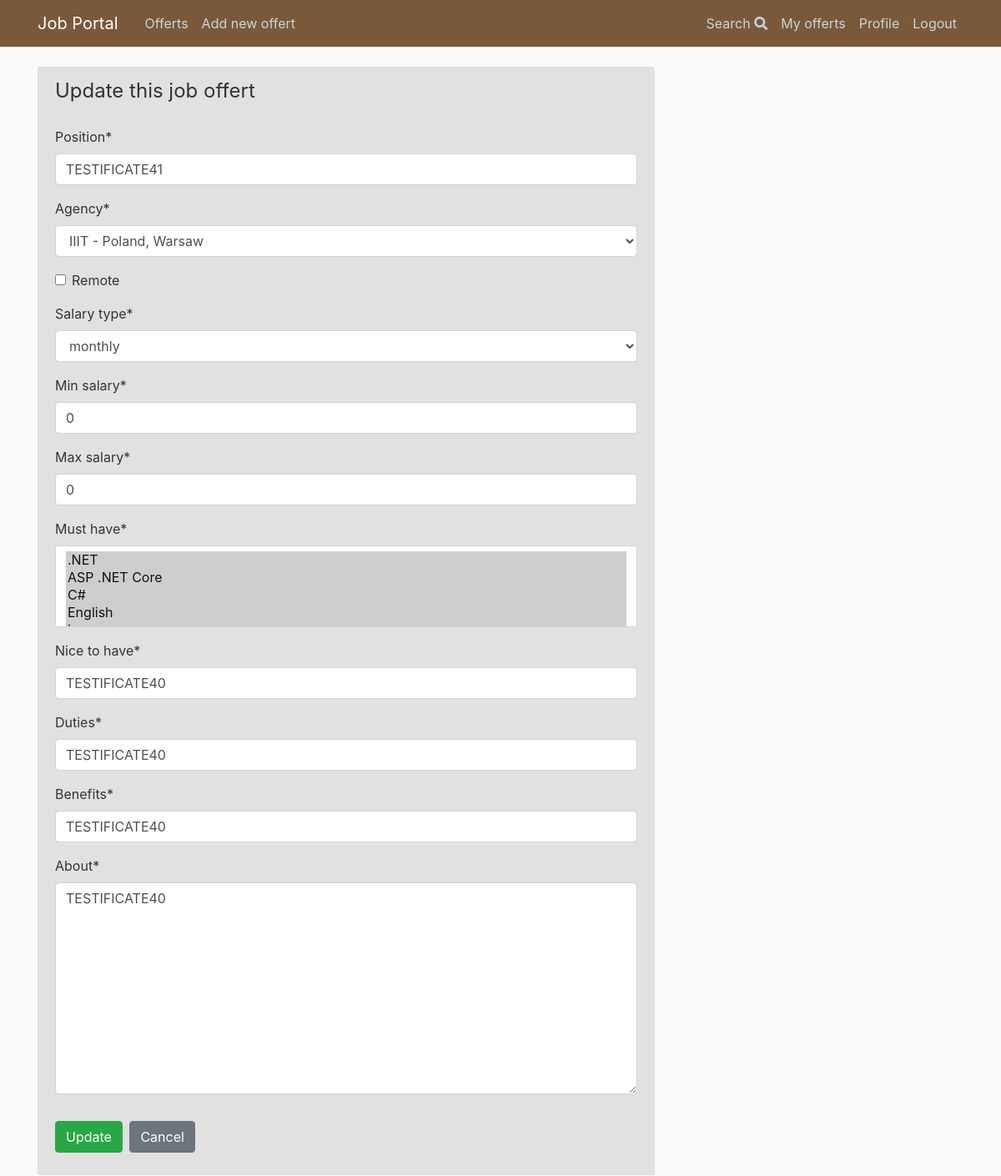
Page /manage/update/95/ (signed in) on the earlier database version.
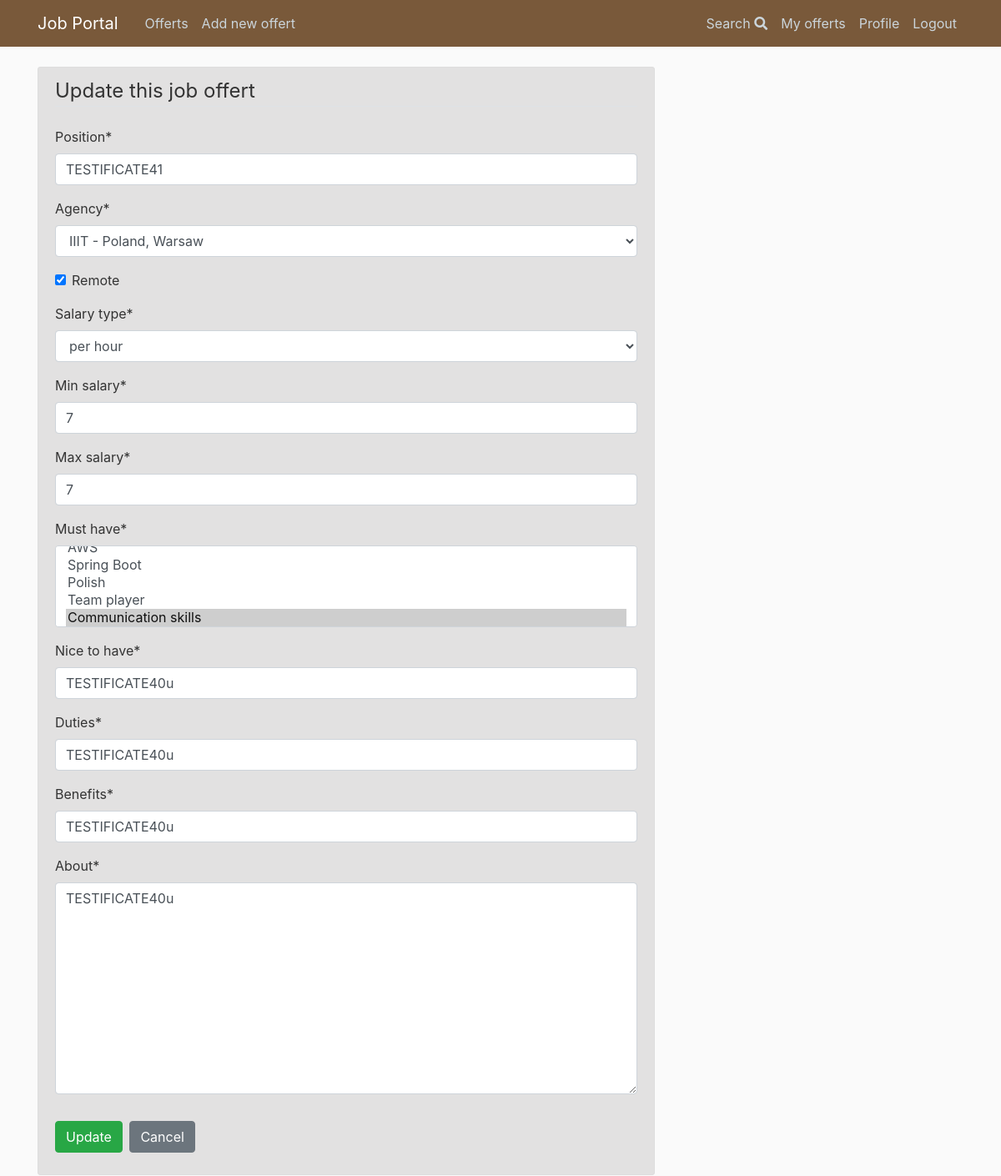
Same page on the later database version.
### offerts/models.py (models this page shows, shortened)
class Offert(models.Model):
    author = models.ForeignKey(User, on_delete=models.CASCADE)
    position = models.CharField(max_length = 100)
    agency = models.ForeignKey(Agency, on_delete=models.CASCADE)
    remote = models.BooleanField(default=False)
    sal_types = (
        ('H', 'per hour'),
        ('M', 'monthly'),
    )
    salary_type = models.CharField(
        max_length=1,
        choices=sal_types,
        default='M',
    )
    min_salary = models.IntegerField(default=0)
    max_salary = models.IntegerField(default=0)
    publication_date = models.DateTimeField(auto_now_add = True)
    expiration_date = models.DateField(null=True, default=None)
    must_have = models.ManyToManyField('Tag')
    nice_to_have = models.CharField(max_length = 1000)
    duties = models.CharField(max_length = 1000)
    benefits = models.CharField(max_length = 1000)
    about = models.TextField(null=True)
    '''def get_absolute_url(self):
        return reverse('offerts:application_form')'''

### manager/views.py (the view)
# urls.py: path('update/<int:pk>/', OffertUpdateView, name='manager-update'),
@login_required
def OffertUpdateView(request, **kwargs):
    my_offert = Offert.objects.get(id=kwargs['pk'])
    if request.method == 'POST':
        form = OffertUpdateForm(request.POST, instance=my_offert)
        if form.is_valid(request):
            form.save()
            return redirect('/manage/user/<request.user>/')
    else:
        form = OffertUpdateForm(instance=my_offert)
    context = { 'form' : form }
    return render(request, "manager/offert_update.html", context)

### manager/forms.py (shortened to what this page needs)
class OffertUpdateForm(forms.ModelForm):
     class Meta:
         model = Offert
         fields = [
            'position',
            'agency',
            'remote',
            'salary_type',
            'min_salary',
            'max_salary',
            'must_have',
            'nice_to_have',
            'duties',
            'benefits',
            'about'
        ]

### offerts/models.py (called while the page is built)
    def __str__(self):
        return self.company.name + " - " + self.country + ", " + self.location

    def __str__(self):
        return self.name

### manager/templates/manager/offert_update.html (shortened to what this page needs)
{% extends 'base.html' %}
{% load crispy_forms_tags %}
{% load static %}
{% block body %}
<div class="content-section col-md-8">
  <form method="POST" novalidate>
    <fieldset class="form-group">
      <legend class="border-bottom mb-4">Update this job offert</legend>
      {{ form|crispy }}
    </fieldset>
    <div class="form-group">
      <button class="btn btn-success" type="submit">Update</button>
      <a class="btn btn-secondary ml-1" href="{% url 'manager:manager-my' user.username %}">Cancel</a>
    </div>
  </form>
  {% endblock %}

Differences in the rows shown:
changed Offert "TESTIFICATE41": remote "☐" → "☑"; salary_type "monthly" → "per hour"; min_salary "0" → "7"; max_salary "0" → "7"; nice_to_have "TESTIFICATE40" → "TESTIFICATE40u"; duties "TESTIFICATE40" → "TESTIFICATE40u"; benefits "TESTIFICATE40" → "TESTIFICATE40u"; about "TESTIFICATE40" → "TESTIFICATE40u"
Other differences:
form field must_have: ".NET ☑ / ASP .NET Core ☑ / C# ☑ / English ☑" → "Spring Boot / Polish / Team player / Communication skills ☑"
